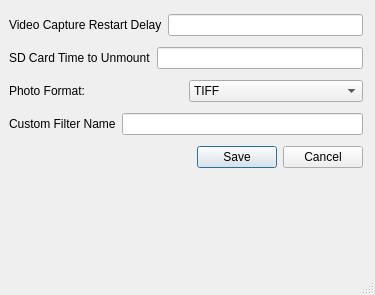
<?xml version="1.0" encoding="UTF-8"?>
<ui version="4.0">
 <class>Calculator</class>
 <widget class="QDialog" name="Calculator">
  <property name="windowModality">
   <enum>Qt::ApplicationModal</enum>
  </property>
  <property name="geometry">
   <rect>
    <x>0</x>
    <y>0</y>
    <width>375</width>
    <height>295</height>
   </rect>
  </property>
  <property name="sizePolicy">
   <sizepolicy hsizetype="Fixed" vsizetype="Fixed">
    <horstretch>0</horstretch>
    <verstretch>0</verstretch>
   </sizepolicy>
  </property>
  <property name="windowTitle">
   <string>Advanced Options</string>
  </property>
  <property name="sizeGripEnabled">
   <bool>true</bool>
  </property>
  <property name="modal">
   <bool>false</bool>
  </property>
  <widget class="QWidget" name="">
   <property name="geometry">
    <rect>
     <x>9</x>
     <y>9</y>
     <width>354</width>
     <height>169</height>
    </rect>
   </property>
   <layout class="QVBoxLayout" name="verticalLayout">
    <item>
     <layout class="QHBoxLayout" name="horizontalLayout_3">
      <item>
       <widget class="QLabel" name="label">
        <property name="text">
         <string>Video Capture Restart Delay</string>
        </property>
       </widget>
      </item>
      <item>
       <widget class="QLineEdit" name="VCRD">
        <property name="maxLength">
         <number>3</number>
        </property>
       </widget>
      </item>
     </layout>
    </item>
    <item>
     <layout class="QHBoxLayout" name="horizontalLayout_4">
      <item>
       <widget class="QLabel" name="label_2">
        <property name="text">
         <string>SD Card Time to Unmount</string>
        </property>
       </widget>
      </item>
      <item>
       <widget class="QLineEdit" name="SDCTUM">
        <property name="maxLength">
         <number>3</number>
        </property>
       </widget>
      </item>
     </layout>
    </item>
    <item>
     <layout class="QHBoxLayout" name="horizontalLayout">
      <item>
       <widget class="QLabel" name="label_10">
        <property name="text">
         <string>Photo Format:</string>
        </property>
       </widget>
      </item>
      <item>
       <widget class="QComboBox" name="KernelPhotoFormat">
        <item>
         <property name="text">
          <string>TIFF</string>
         </property>
        </item>
        <item>
         <property name="text">
          <string>RAW</string>
         </property>
        </item>
       </widget>
      </item>
     </layout>
    </item>
    <item>
     <layout class="QHBoxLayout" name="horizontalLayout_5">
      <item>
       <widget class="QLabel" name="label_3">
        <property name="text">
         <string>Custom Filter Name</string>
        </property>
       </widget>
      </item>
      <item>
       <widget class="QLineEdit" name="CustomFilter">
        <property name="maxLength">
         <number>3</number>
        </property>
       </widget>
      </item>
     </layout>
    </item>
    <!-- <item>
     <layout class="QHBoxLayout" name="horizontalLayout_6">
      <item>
       <widget class="QLabel" name="label_5">
        <property name="text">
         <string>Trigger Debounce (ms)</string>
        </property>
       </widget>
      </item>
      <item>
       <widget class="QLineEdit" name="TriggerDebounce">
        <property name="maxLength">
         <number>3</number>
        </property>
       </widget>
      </item>
     </layout>
    </item> -->
    <item>
     <layout class="QHBoxLayout" name="horizontalLayout_7">
      <item>
       <spacer name="horizontalSpacer_2">
        <property name="orientation">
         <enum>Qt::Horizontal</enum>
        </property>
        <property name="sizeHint" stdset="0">
         <size>
          <width>186</width>
          <height>17</height>
         </size>
        </property>
       </spacer>
      </item>
      <item>
       <layout class="QHBoxLayout" name="horizontalLayout_2">
        <item>
         <widget class="QPushButton" name="SaveButton">
          <property name="enabled">
           <bool>true</bool>
          </property>
          <property name="text">
           <string>Save</string>
          </property>
         </widget>
        </item>
        <item>
         <widget class="QPushButton" name="CancelButton">
          <property name="text">
           <string>Cancel</string>
          </property>
         </widget>
        </item>
       </layout>
      </item>
     </layout>
    </item>
   </layout>
  </widget>
 </widget>
 <resources/>
 <connections/>
</ui>
